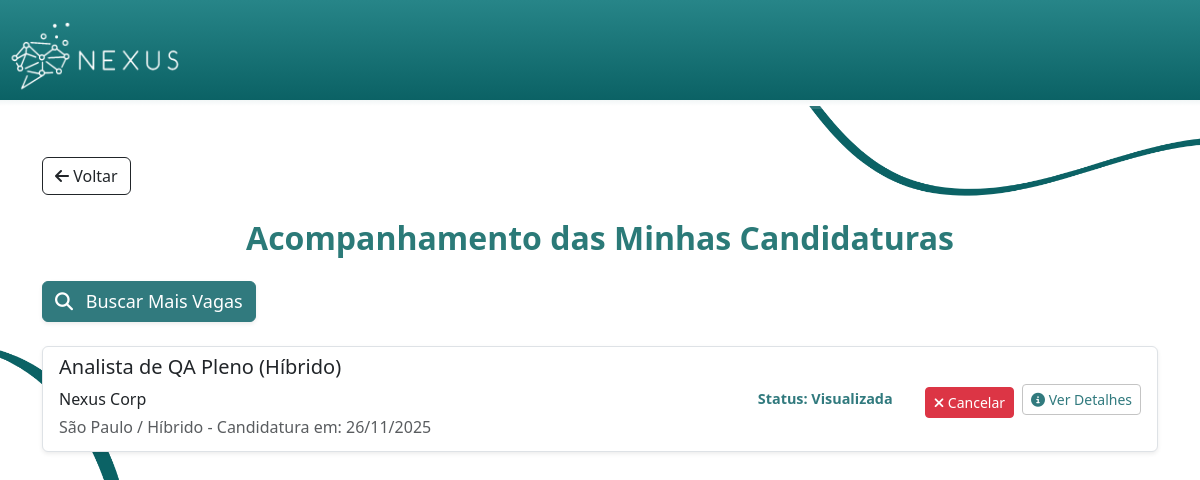
The app's page /minhas-candidaturas (signed in), older data.
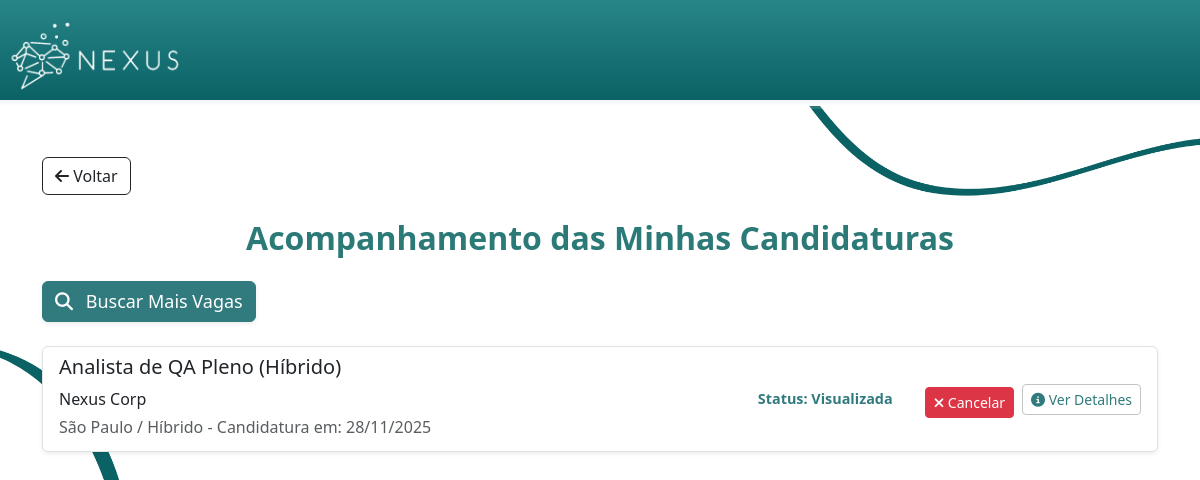
The same page, newer data.
### models.py (models this page shows, shortened)
class Candidatura(db.Model):
    __tablename__ = 'candidaturas'
    id = db.Column(db.Integer, primary_key=True)
    profissional_id = db.Column(db.Integer, db.ForeignKey('profissionais.id'), nullable=False)
    vaga_id = db.Column(db.Integer, db.ForeignKey('vagas.id'), nullable=False)
    data_candidatura = db.Column(db.DateTime, default=db.func.current_timestamp())
    status = db.Column(db.String(50), default='Pendente', nullable=False) # Ex: Pendente, Visualizada, Aceita, Rejeitada
    profissional = db.relationship('Profissional', backref='candidaturas')
    vaga = db.relationship('Vaga', backref='candidaturas')

### app.py (the view)
@app.route('/minhas-candidaturas')
def minhas_candidaturas():
    if session.get('tipo_conta') != 'profissional':
        return redirect(url_for('index'))
    profissional = Profissional.query.filter_by(usuario_id=session['usuario_id']).first()
    if not profissional:
        return redirect(url_for('index'))
    candidaturas = Candidatura.query.filter(
        Candidatura.profissional_id == profissional.id
    ).order_by(Candidatura.data_candidatura.desc()).all()
    candidaturas_data = []
    for c in candidaturas:
        vaga = Vaga.query.get(c.vaga_id)
        if vaga:
            candidaturas_data.append({
                'vaga': vaga,
                'status': c.status,
                'data_candidatura': c.data_candidatura
            })
    return render_template(
        'VagasCandidatos.html',
        candidaturas=candidaturas_data,
        tipo_conta='profissional',
        titulo_secao="Minhas Candidaturas"
    )

### app.py (called while the page is built)
@app.after_request
def add_security_headers(response):
    return response

### templates/VagasCandidatos.html (shortened to what this page needs)
<html>
<head>
    <link rel="stylesheet" href="https://cdnjs.cloudflare.com/ajax/libs/font-awesome/6.5.1/css/all.min.css"
 />
    <link href="{{ url_for('static', filename='Estilo.css') }}" rel="stylesheet">
    <link href="https://cdn.jsdelivr.net/npm/bootstrap@5.3.3/dist/css/bootstrap.min.css" rel="stylesheet">
    {% macro get_status_color(status) %}
        {% if status == 'Aprovado' %}success
        {% elif status == 'Em Entrevista' %}info
        {% elif status == 'Rejeitado' %}danger
        {% elif status == 'Visualizada' %}primary
        {% else %}secondary
        {% endif %}
    {% endmacro %}
</head>
<body id="corpoInicio2">
    <header id="cabecalhoIndex">
        <a href="{{ url_for('index') }}">
            <img id="logoheader" src="{{ url_for('static', filename='images/logo-branco.png') }}" alt="Logo Nexus">
        </a>
    </header>
    <div id="degradeCabecalhoIndex2"></div>
    <main class="container my-5">
        <a href="javascript:history.back()" class="btn btn-outline-dark mb-4">
            <i class="fa-solid fa-arrow-left"></i> Voltar
        </a>
        <h1 class="titulo-pagina text-center mb-4">Acompanhamento das Minhas Candidaturas</h1>
        <a href="{{ url_for('index') }}" class="btn btn-primary mb-4 shadow-sm" id="botaoPublicar">
            <i class="fa-solid fa-search me-2"></i> Buscar Mais Vagas
        </a>
        <div class="list-group">
            {% for item in candidaturas %}
            {% set vaga = item.vaga %}
            {% set status = item.status %}
            <div class="list-group-item list-group-item-action d-flex flex-column flex-md-row justify-content-between align-items-md-center mb-2 rounded-lg shadow-sm">
                <div class="mb-2 mb-md-0">
                    <h5>{{ vaga.titulo }}</h5>
                    <p class="mb-1 text-dark">{{ vaga.empresa.nome_empresa }}</p>
                    <p class="mb-1 text-muted">{{ vaga.local }} - Candidatura em: {{
                        item.data_candidatura.strftime('%d/%m/%Y') if item.data_candidatura else 'N/A' }}</p>
                </div>
                <div class="text-start text-md-end d-flex flex-column flex-md-row gap-2 align-items-center">
                    <span class="badge rounded-pill bg-{{ get_status_color(item.status) }} p-3 me-md-2" id="spanStatus">
                     Status: {{ item.status }}
                    </span>
                <form action="{{ url_for('cancelar_candidatura', vaga_id=item.vaga.id) }}" method="POST" onsubmit="return confirm('Tem certeza que deseja cancelar sua candidatura para {{ item.vaga.titulo }}?');">
                  <button type="submit" class="btn btn-danger btn-sm" style="margin-top: 25%;">
                    <i class="fa-solid fa-xmark"></i> Cancelar
                  </button>
                </form>
            <a href="{{ url_for('detalhe', tipo='vaga', id=item.vaga.id) }}" class="btn btn-info btn-sm" id="botaoDetalhesVaga">
            <i class="fa-solid fa-circle-info"></i> Ver Detalhes
            </a>
            </div>
        </div>
            {% endfor %}
        </div>
    </main>
</body>
</html>

Row changes from the older to the newer data that the page shows:
changed Candidatura "Visualizada": data_candidatura "26/11/2025" → "28/11/2025"
